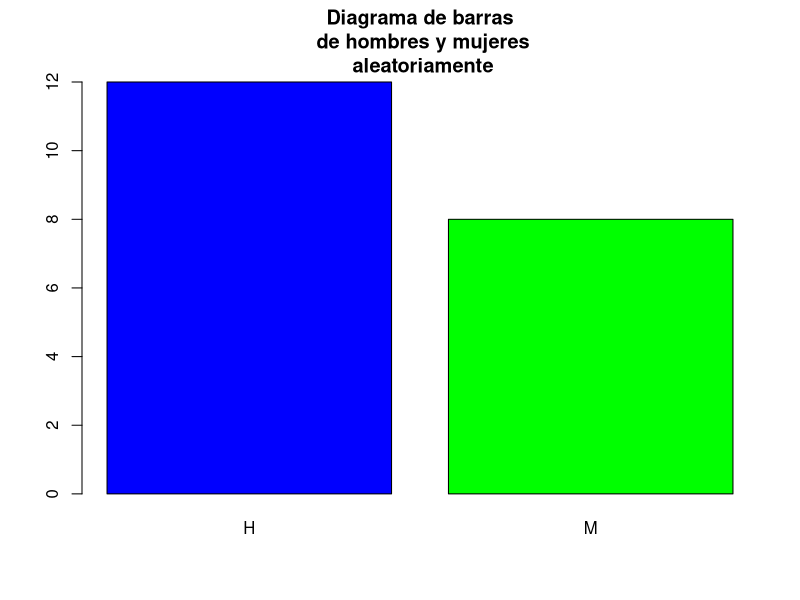
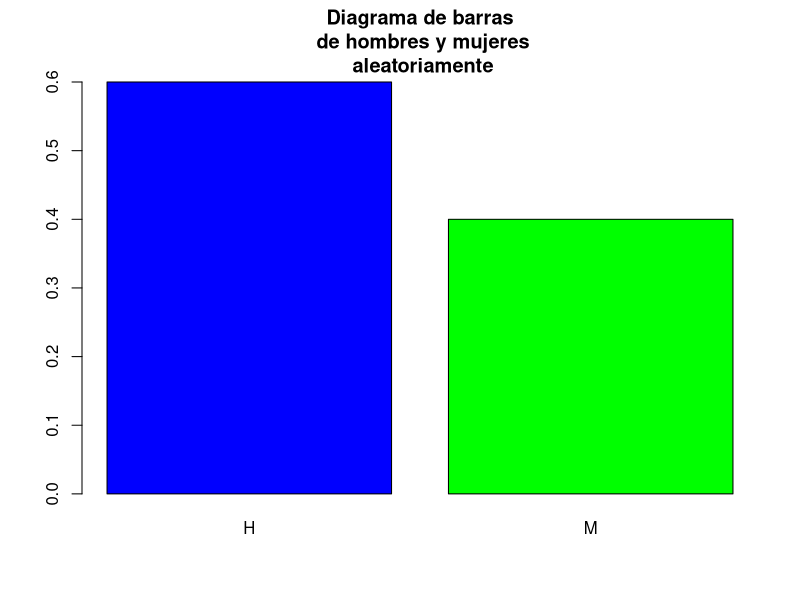
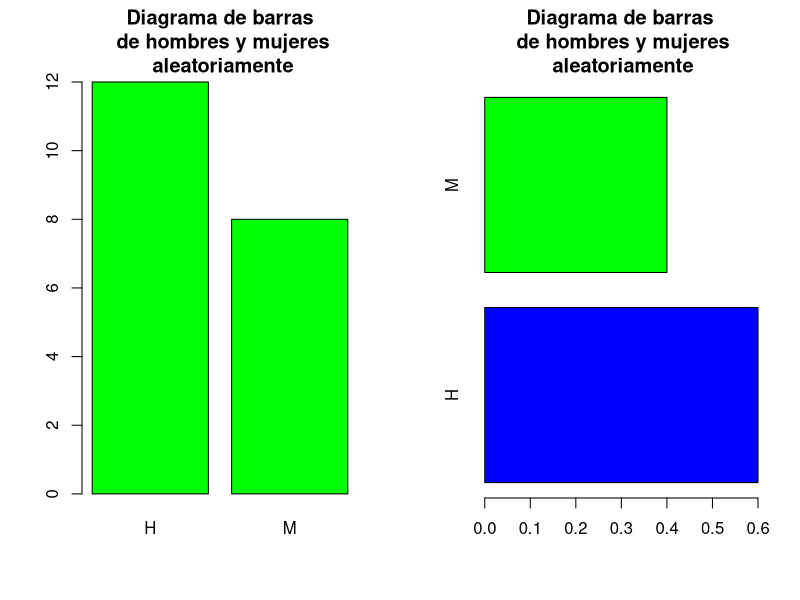
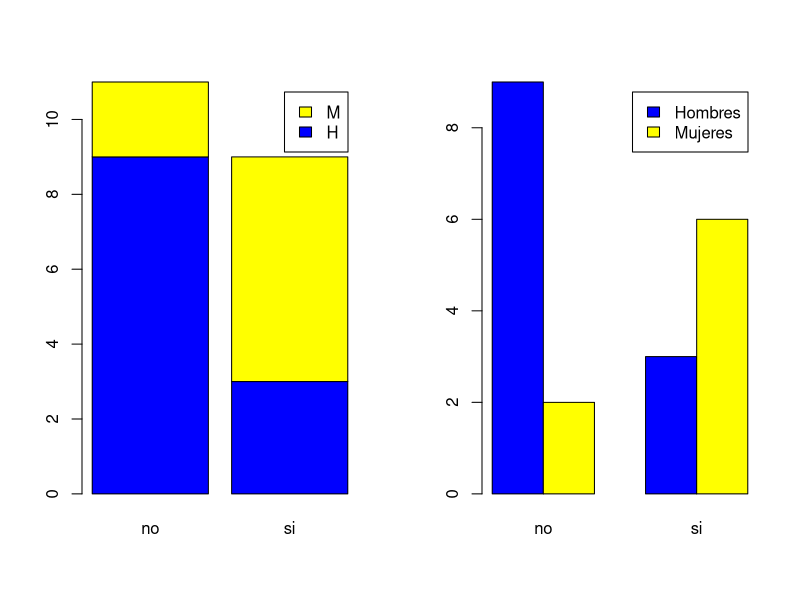

Generate these figures, in order, with R:
## ---- chunk 1
genero = sample(c("H", "M"), size = 20, replace = TRUE)
barplot(table(genero), col=c("blue", "green"), main = "Diagrama de barras\n de hombres y mujeres\n aleatoriamente")
barplot(prop.table(table(genero)), col=c("blue", "green"), main = "Diagrama de barras\n de hombres y mujeres\n aleatoriamente")

par(mfrow=c(1, 2))
barplot(table(genero), col=c("green"), main = "Diagrama de barras\n de hombres y mujeres\n aleatoriamente")
barplot(prop.table(table(genero)), col=c("blue", "green"), main = "Diagrama de barras\n de hombres y mujeres\n aleatoriamente", horiz = TRUE)

respuestas = sample(c("si", "no"), size = 20, replace = T)
barplot(table(genero, respuestas), legend.text = TRUE, col = c("blue", "yellow"))
barplot(table(genero, respuestas), legend.text = c("Hombres", "Mujeres"), col = c("blue", "yellow"), beside = TRUE)
